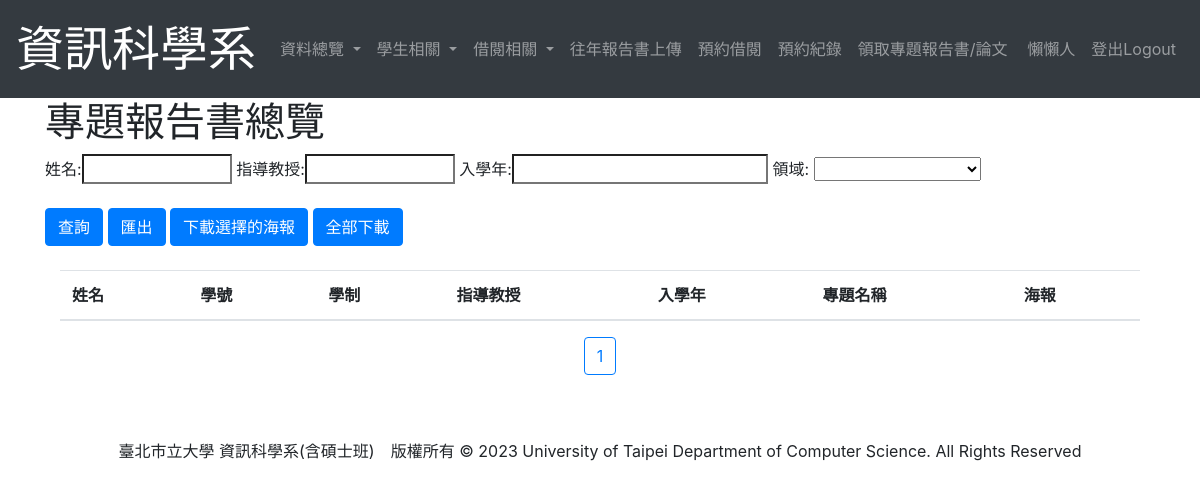
/DisplayProject (signed in), run on an earlier commit of the app's database.
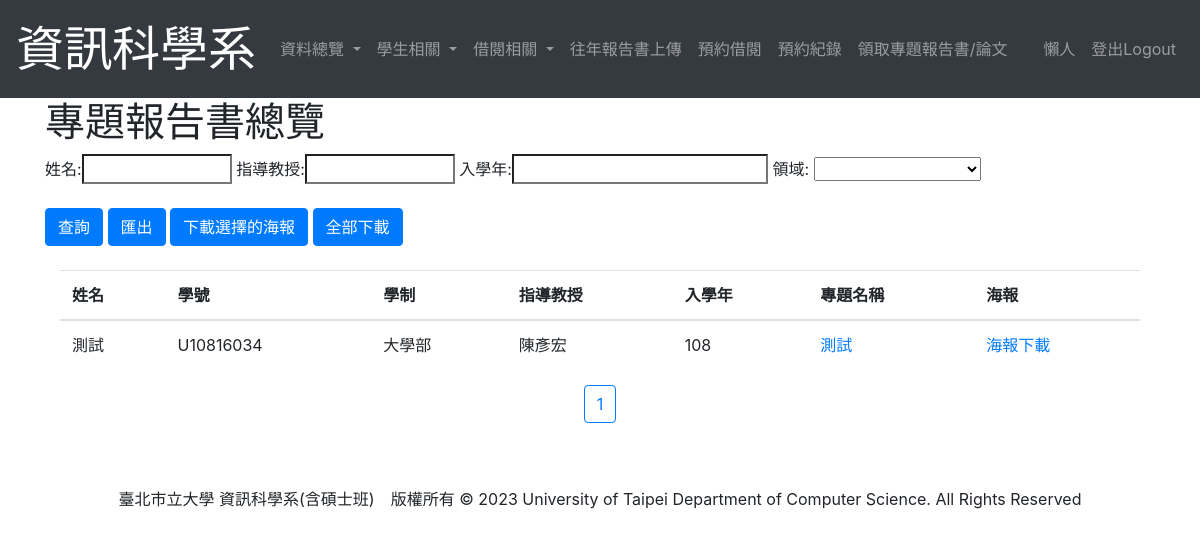
And on a later commit of the database.
### student/models.py (models this page shows, shortened)
class User(AbstractUser):
    first_name = None
    last_name = None
    username = models.CharField(max_length=15, unique=True, null=True) #帳號
    name = models.CharField(max_length = 12) #姓名
    DEPARTMENT = ((0, '資訊科學系'),
                  (1, '外系'),)
    department = models.IntegerField(choices=DEPARTMENT, null=True, blank=True)
    IDENTITY=((0, '大學部'),
              (1, '管理員'),
              (2, '日間碩士班'),
              (3, '碩士在職專班'),
              (4, '系辦工讀生'))
    identity = models.IntegerField(choices=IDENTITY, default=0)
    enrollYear = models.DecimalField(max_digits = 4, decimal_places = 0, default = timezone.now().year)#入學年
    USER_NAME_FIELD = 'username'
    class Meta:
        ordering = ["username"]
    def get_enrollYear(self):
        return (self.enrollYear - 1911)

class Project(models.Model):
    user = models.ForeignKey(User, on_delete=models.PROTECT) #誰做這個專題的
    proposal = models.ForeignKey(Proposal, on_delete=models.PROTECT, blank = True, null = True)
    name = models.CharField(max_length = 30) #專題名稱
    report = models.FileField(upload_to = "Report/", default=None)#報告書電子檔
    poster = models.ImageField(upload_to = "Poster/", default=None)#海報或發表證明
    professor = models.CharField(max_length = 5)#指導教授
    FIELD = ((0, '軟體開發及程式設計'),
             (1, '網路及多媒體應用'),
             (2, '系統及演算法開發',))
    field = models.IntegerField(choices=FIELD, default=0)
    postDate = models.DateField(blank=True, null = True)#學位考試日期
    letter = models.FileField(upload_to='Uploaded Files/', blank=True, null=True, default=None)#同意函
    POST = ((0, '研討會'),
            (1, '期刊'),)
    post = models.PositiveIntegerField(choices=POST, default = 0, blank=True, null = True)
    seminarDate = models.DateTimeField(blank=True, null = True)#研討會或期刊發行日期
    seminarName = models.CharField(max_length=20, blank=True, null = True)#研討會或期刊名稱
    journalNumber = models.DecimalField(max_digits = 10, decimal_places = 0, blank=True, null = True)#期刊刊號
    STATE = ((0, '專題'),
             (1, '已申請'),
             (2, '已取消'),)
    state = models.IntegerField(choices=STATE, default = 0)
    cancelapplication = models.FileField(upload_to='CancelFinal/', blank=True, null=True, default=None)
    selected = models.BooleanField(default=False)
    class Meta:
        ordering = ["user"]

### student/views.py (the view, shortened to what this page needs)
# urls.py: path('DisplayProject', views.DisplayProject.as_view(), name='DisplayProject'),#報告書瀏覽
class DisplayProject(LoginRequiredMixin, ListView):
    def get(self, request):
        project = Project.objects.filter(state = 0)
        paginator=Paginator(project, limit)
        page=request.GET.get('page')
        try:
            project=paginator.page(page)
        except PageNotAnInteger:
            project=paginator.page(1)
        except EmptyPage:
            project=paginator.page(paginator.num_pages)
        context = {
            'project': project,
        }
        return render(request, 'DisplayProject.html', context)

### templates/DisplayProject.html (shortened to what this page needs)
{% extends "layout.html" %}
{% block title %}專題報告書總覽{% endblock %}
{% block content %}
<form method = 'POST'>
    姓名:<input type = "search" name = "username" placeholder = "" style="width: 150px;">
    指導教授:<input type = "search" name = "professor" placeholder = "" style="width: 150px;">
    入學年:<input type = "search" name = "enrollYear" placeholder="">
    領域:
    <select class = "select" name = "field">
        <option></option>
        <option value = '0' {% if level == '0' %} selected="selected" {% endif %}>軟體開發及程式設計</option>
    </select>
    <br><br>
    <input type="submit" class="btn btn-primary" name = "search" value="查詢" />
    <input type="submit" class="btn btn-primary" name = "export" value="匯出" />
    <input type="submit" class="btn btn-primary" name="download_selected" value="下載選擇的海報" />
    <input type="submit" class="btn btn-primary" name = "download" value="全部下載" />
</form>
<br>
    <div class="container">
        <table class="table">
            <thead>
                <tr>
                    <th scope="col">姓名</th>
                    <th scope="col">學號</th>
                    <th scope="col">學制</th>
                    <th scope="col">指導教授</th>
                    <th scope="col">入學年</th>
                    <th scope="col">專題名稱</th>
                    <th scope="col">海報</th>
                </tr>
            </thead>
            <tbody>
                {% for project in project %}
                    <tr>
                        <td>{{ project.user.name }}</td>
                        <td>{{ project.user.username }}</td>
                        <td>{{ project.user.get_identity_display }}</td>
                        <td>{{ project.professor }}</td>
                        <td>{{ project.user.get_enrollYear }}</td>
                        {% if project.report %}
                            <td><a href="{{ project.report.url }}" target="_blank">{{ project.name }}</a></td>
                        {% else %}
                            <td>{{ project.name }}</td>
                        {% endif %}
                        {% if project.poster %}
                            <td><a href="{{ project.poster.url }}" target="_blank">海報下載</a></td>
                        {% endif %}
                    </tr>
                {% endfor %}
            </tbody>
        </table>
    </div>
    <p style="text-align:center">
        {% for page_number in project.paginator.page_range %}
          {% ifequal page_number  project.number %}
            <button class="btn btn-outline-primary">{{ page_number }}</button>
          {% else %}
            <a href="?page={{ page_number }}" class="btn btn-primary">{{ page_number }}</a>
          {% endifequal %}
        {% endfor %}
    </p>
{% endblock %}

### templates/layout.html (shortened to what this page needs)
<!DOCTYPE html>
<html lang="en">
<head>
    <link rel="stylesheet" href="https://maxcdn.bootstrapcdn.com/bootstrap/4.0.0/css/bootstrap.min.css">
</head>
<body>
    <nav class="navbar navbar-expand-lg navbar-dark bg-dark">
        <a class="navbar-brand" href="{% url 'Home' %}">
            <font size="20" color="white" face=""標楷體>資訊科學系</font>
        </a>
        <div class="collapse navbar-collapse" id="navbarNav">
            <ul class="navbar-nav mr-auto">
                {% if user and user.is_authenticated %}
                    {% if user.department == 0 %}
                        {% if user.identity == 1 or user.identity == 4 %}
                            <li class="nav-item dropdown">
                                <a class="nav-link dropdown-toggle" href="#" id="navbarDropdown" role="button" data-toggle="dropdown" aria-haspopup="true" aria-expanded="false">
                                    資料總覽
                                </a>
                            </li>
                            {% if user.identity == 1 %}
                                <li class="nav-item dropdown">
                                    <a class="nav-link dropdown-toggle" href="#" id="navbarDropdown" role="button" data-toggle="dropdown" aria-haspopup="true" aria-expanded="false">
                                        學生相關
                                    </a>
                                </li>
                            {% endif %}
                            <li class="nav-item dropdown">
                                <a class="nav-link dropdown-toggle" href="#" id="navbarDropdown" role="button" data-toggle="dropdown" aria-haspopup="true" aria-expanded="false">
                                    借閱相關
                                </a>
                            </li>
                            <li class="nav-item">
                                <a class="nav-link" href="{% url 'HistoryPaperUpdate' %}">往年報告書上傳</a>
                            </li>
                        {% endif %}
                    {% endif %}
                    <li class="nav-item">
                        <a class="nav-link" href="{% url 'BorrowPaper' pk=user.id %}">預約借閱</a>
                    </li>
                    <li class="nav-item">
                        <a class="nav-link" href="{% url 'UserBooking' pk=user.id %}">預約紀錄</a>
                    </li>
                    <li class="nav-item">
                        <a class="nav-link" href="{% url 'GetEntityPaper' %}">領取專題報告書/論文</a>
                    </li>
                {% else %}
                    <a class="nav-link" href="{% url 'Home' %}" style="font-size: x-large;">資訊科學系 學生資料登錄系統</a>
                {% endif %}
            </ul>
            <ul class="navbar-nav">
                {% if user.is_authenticated %}
                <li class="nav-item">
                    <a href="{% url 'EditPassword' pk=user.id %}" class="nav-link">{{ user.name }}</a>
                </li>
                <li class="nav-item">
                    <a class="nav-link" href="{% url 'logout' %}">登出Logout</a>
                </li>
                {% else %}
                <li class="nav-item">
                    <a class="nav-link" href="{% url 'login' %}" style="font-size: x-large;">登入Login</a>
                </li>
                {% endif %}
            </ul>
        </div>
    </nav>
    <div class="container">
        <h1>{% block title %}{% endblock %}</h1>
    </div>
    <div class="container">
        {% block content %}{% endblock %}
    </div>
    <br><br>
    <div class="container" align="center">
        臺北市立大學 資訊科學系(含碩士班)　版權所有 © 2023   University of Taipei Department of Computer Science. All Rights Reserved
    </div>
</body>
</html>

What changed in the data, as far as the page shows it:
changed User: name "懶懶人" → "懶人"
added Project: user.name "測試", user.username "U10816034", user.identity "大學部", professor "陳彥宏", user.get_enrollYear "108", name "測試"
